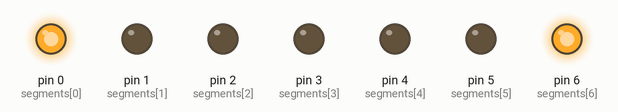
The sketch below on a simulated Arduino Uno, built with avr-gcc and run on an emulated ATmega328P. Shown: output pins drawn as LEDs (lit = HIGH).

Above: at 0.5 s.
At 1.5 s:
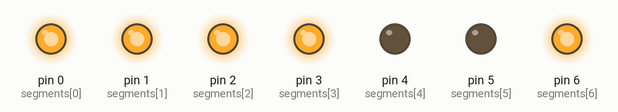
At 2.5 s:
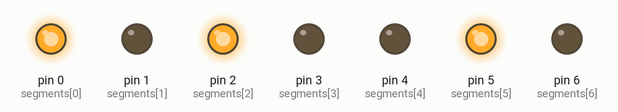
At 4.5 s:
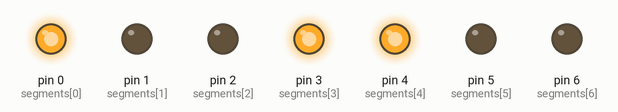
At 6.5 s:
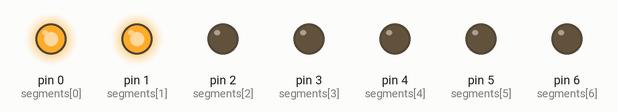
At 9.5 s:
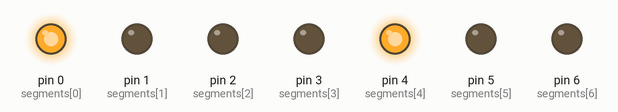
Timing chart, 0 to 11.5 s (numbered marks = the images above):
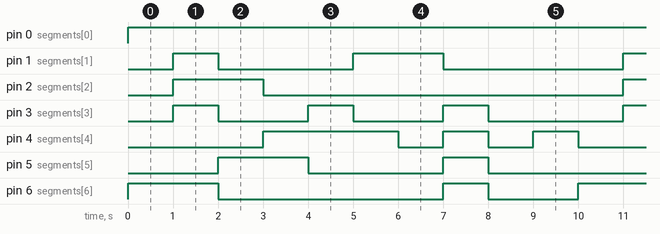

The sketch:

sketch_nov9c.ino
```cpp
// Broches pour chaque segment (a, b, c, d, e, f, g, dp)
const int segments[] = {0,1,2,3,4,5,6};

void setup() {
  for (int i = 0; i <= 6; i++) {
    pinMode(segments[i], OUTPUT);
  }
}

void loop() {
  // Afficher le chiffre 0
  for(int i=0 ; i<=9;i++){
    displayDigit(i);
    delay(1000); // Attendre 1 seconde
  }

}

void displayDigit(int digit) {
  // Tableau de segments pour les chiffres 0-9 (inversé pour un afficheur à anode commune)
  byte digitSegments[10] = {
    B0111111,  // 0
    B0110000,  // 1
    B1011011,  // 2
    B1001111,  // 3
    B1100110,  // 4
    B1101101,  // 5
    B1111101,  // 6
    B0000111,  // 7
    B1111111,  // 8
    B1101111,  // 9

  };

  for (int i = 0; i < 8; i++) {
    digitalWrite(segments[i], !bitRead(digitSegments[digit], i)); // Inverser la valeur (LOW pour activer les segments)
  }
}
```

Measured:
- by itself, pin 0 (segments[0]): LOW → HIGH at 0.00 s
- by itself, pin 1 (segments[1]): repeats every 10.0 s: LOW 3.0 s, HIGH 2.0 s, LOW 4.0 s, HIGH 1.0 s
- by itself, pin 2 (segments[2]): alternates HIGH for 2.0 s and LOW for 8.0 s
- by itself, pin 3 (segments[3]): repeats every 10.0 s: 2 × (LOW 2.0 s, HIGH 1.0 s), LOW 3.0 s, HIGH 1.0 s
- by itself, pin 4 (segments[4]): repeats every 10.0 s: 2 × (LOW 1.0 s, HIGH 1.0 s), LOW 3.0 s, HIGH 3.0 s
- by itself, pin 5 (segments[5]): repeats every 10.0 s: LOW 3.0 s, HIGH 1.0 s, LOW 4.0 s, HIGH 2.0 s
- by itself, pin 6 (segments[6]): repeats every 10.0 s: LOW 5.0 s, HIGH 1.0 s, LOW 2.0 s, HIGH 2.0 s
